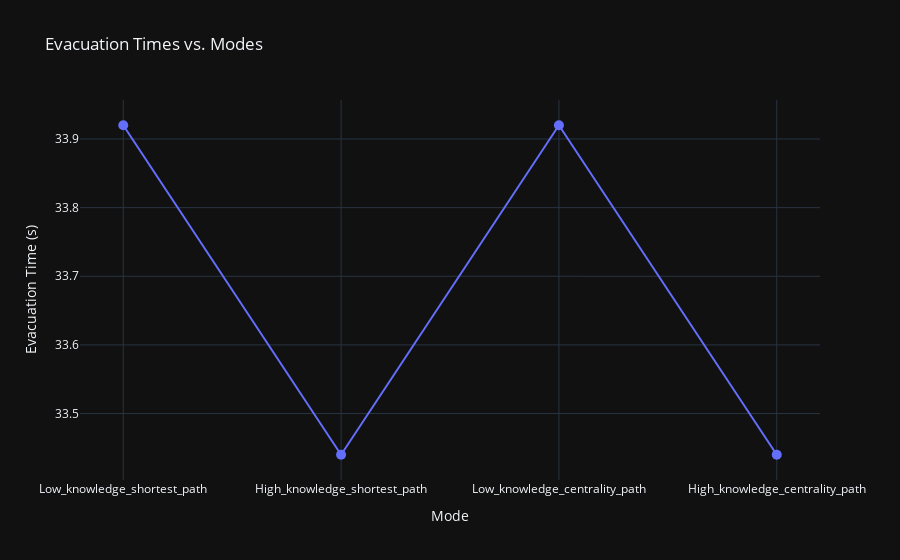

The code cell stored with this chart in its notebook:
### Markdown cell above
## Evacuation Times vs Mode

### Code cell
evac_times = []
for mode, traj in agent_trajectories.items():
    t_evac = traj.data["frame"].max() / traj.frame_rate # time equals frame / frame rate
    evac_times.append(t_evac)

for mode in modes:
    print(f"Mode: {modes_names[mode]}, time: {evac_times[mode]:2f}")

fig = go.Figure()

fig.add_trace(
    go.Scatter(
        x=list(modes_names),
        y=evac_times,
        marker=dict(size=10),
        mode="lines+markers",
        name="Evacuation Times",
    )
)

fig.update_layout(
    title="Evacuation Times vs. Modes",
    xaxis_title="Mode",
    yaxis_title="Evacuation Time (s)",
)

fig.show()

### Figure 1 — Plotly figure (JSON) as saved in the notebook; plotly's stock layout.template omitted (floating-point values rounded to 4 significant figures)
{"data": [{"marker": {"size": 10}, "mode": "lines+markers", "name": "Evacuation Times", "x": ["Low_knowledge_shortest_path", "High_knowledge_shortest_path", "Low_knowledge_centrality_path", "High_knowledge_centrality_path"], "y": [33.92, 33.44, 33.92, 33.44], "type": "scatter"}], "layout": {"title": {"text": "Evacuation Times vs. Modes"}, "xaxis": {"title": {"text": "Mode"}}, "yaxis": {"title": {"text": "Evacuation Time (s)"}}}}
